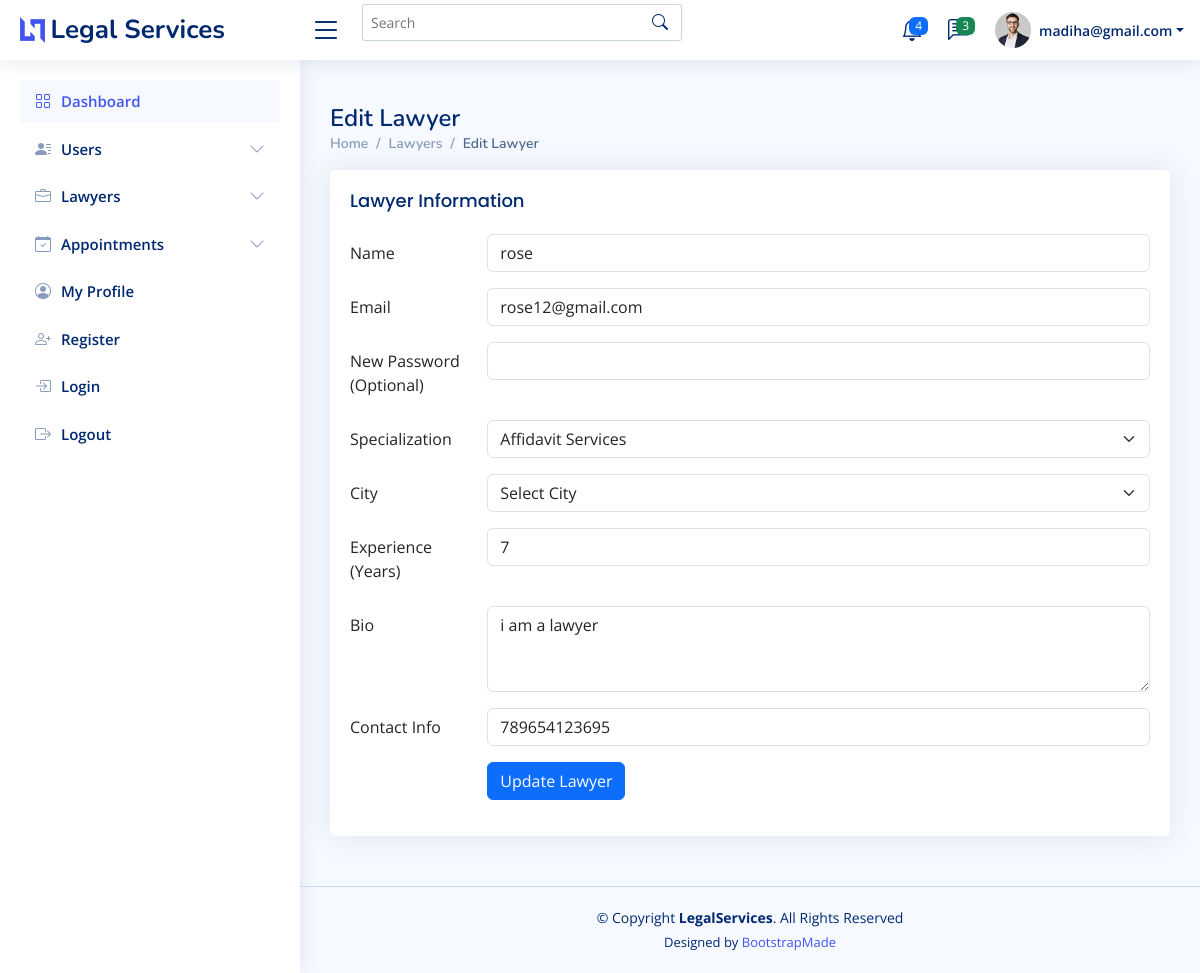
The page /admin/lawyer.edit.php?id=14 (signed in) on the database as committed earlier.
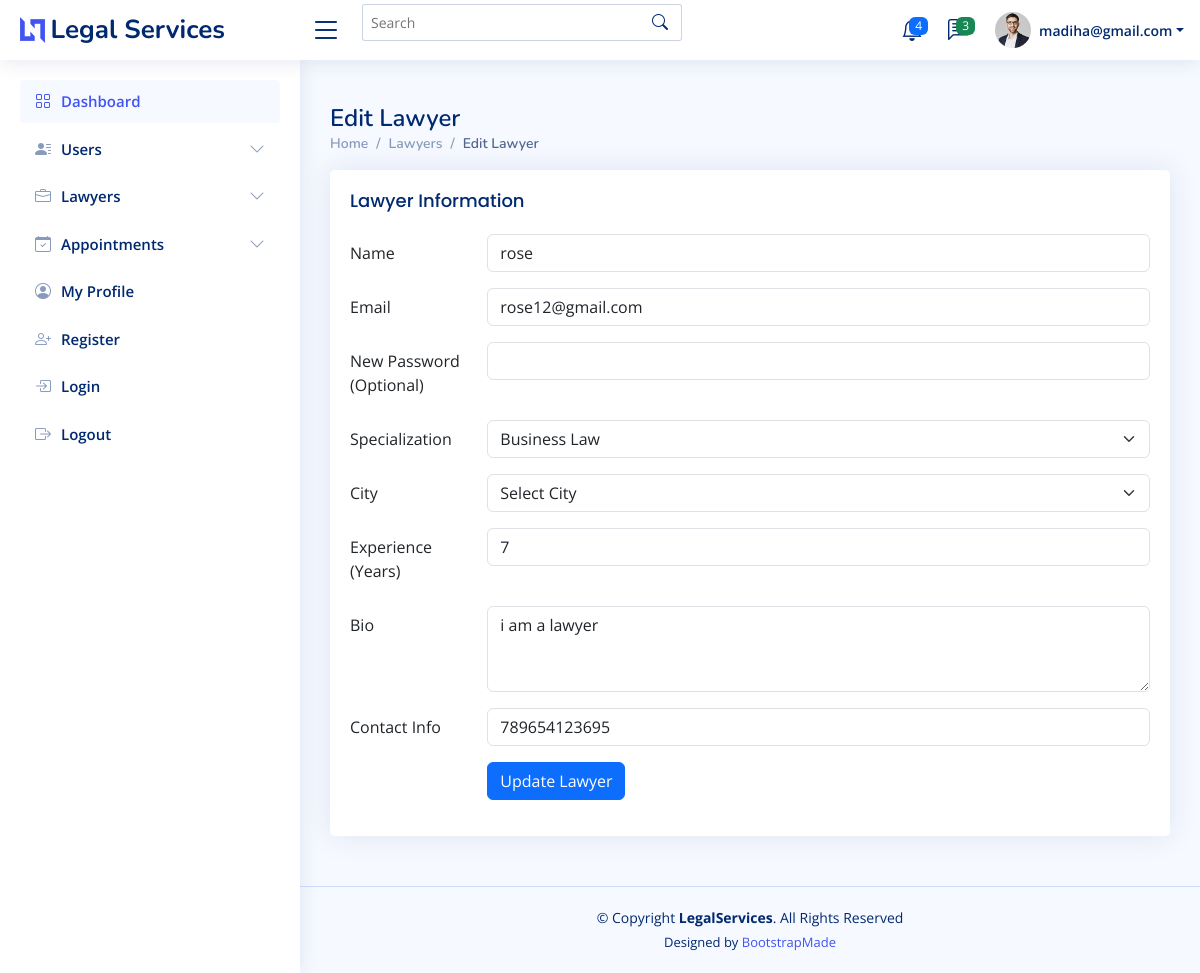
The same page on the database as committed later.
### tables this page shows
CREATE TABLE `lawyers_profile` (
  `lawyer_id` int(11) NOT NULL,
  `specialization_id` int(11) NOT NULL,
  `experience_years` int(11) DEFAULT NULL,
  `bio` text DEFAULT NULL,
  `contact_info` varchar(255) DEFAULT NULL
);

CREATE TABLE `specializations` (
  `specialization_id` int(11) NOT NULL,
  `specialization_name` varchar(100) NOT NULL,
  `service_icon` text DEFAULT NULL,
  `description` text DEFAULT NULL
);

CREATE TABLE `users` (
  `user_id` int(11) NOT NULL,
  `name` varchar(100) NOT NULL,
  `email` varchar(150) NOT NULL,
  `password` varchar(255) NOT NULL,
  `profile_photo` varchar(255) DEFAULT NULL,
  `user_type` enum('Customer','Lawyer','Admin') NOT NULL,
  `city_id` int(11) DEFAULT NULL,
  `created_at` timestamp NOT NULL DEFAULT current_timestamp(),
  `contact_info` varchar(255) DEFAULT NULL
);

### admin/lawyer.edit.php (the view, shortened to what this page needs)
<?php
include('inc.connection.php');
include('inc.header.php');
$lawyer_id = intval($_GET['id']);
$sql = "
    SELECT
        u.name, u.email,
        lp.specialization_id, u.city_id, lp.experience_years, lp.bio, lp.contact_info
    FROM users u
    JOIN lawyers_profile lp ON u.user_id = lp.lawyer_id
    WHERE u.user_id = $lawyer_id AND u.user_type = 'Lawyer'
";
$result = mysqli_query($conn, $sql);
$lawyer = mysqli_fetch_assoc($result);
$specializations = [];
$res = mysqli_query($conn, "SELECT * FROM Specializations ORDER BY specialization_name ASC");
while ($row = mysqli_fetch_assoc($res)) {
    $specializations[] = $row;
}
?>
<main id="main" class="main">
<div class="pagetitle">
  <h1>Edit Lawyer</h1>
  <nav>
    <ol class="breadcrumb">
      <li class="breadcrumb-item"><a href="index.php">Home</a></li>
      <li class="breadcrumb-item"><a href="lawyers.php">Lawyers</a></li>
      <li class="breadcrumb-item active">Edit Lawyer</li>
    </ol>
  </nav>
</div>
<section class="section">
  <div class="row">
    <div class="col-lg-12">
      <div class="card">
        <div class="card-body">
          <h5 class="card-title">Lawyer Information</h5>
          <form method="POST" action="">
            <div class="row mb-3">
              <label class="col-sm-2 col-form-label">Name</label>
              <div class="col-sm-10">
                <input type="text" name="name" class="form-control" required value="<?= htmlspecialchars($lawyer['name']) ?>">
              </div>
            </div>
            <div class="row mb-3">
              <label class="col-sm-2 col-form-label">Email</label>
              <div class="col-sm-10">
                <input type="email" name="email" class="form-control" required value="<?= htmlspecialchars($lawyer['email']) ?>">
              </div>
            </div>
            <div class="row mb-3">
              <label class="col-sm-2 col-form-label">New Password (Optional)</label>
              <div class="col-sm-10">
                <input type="password" name="password" class="form-control">
              </div>
            </div>
            <div class="row mb-3">
              <label class="col-sm-2 col-form-label">Specialization</label>
              <div class="col-sm-10">
                <select name="specialization_id" class="form-select" required>
                  <?php foreach ($specializations as $spec): ?>
                    <option value="<?= $spec['specialization_id'] ?>" <?= $lawyer['specialization_id'] == $spec['specialization_id'] ? 'selected' : '' ?>>
                      <?= htmlspecialchars($spec['specialization_name']) ?>
                    </option>
                  <?php endforeach; ?>
                </select>
              </div>
            </div>
            <div class="row mb-3">
              <label class="col-sm-2 col-form-label">City</label>
              <div class="col-sm-10">
                <select name="city_id" class="form-select" required>
                  <option value="">Select City</option>
                </select>
              </div>
            </div>
            <div class="row mb-3">
              <label class="col-sm-2 col-form-label">Experience (Years)</label>
              <div class="col-sm-10">
                <input type="number" name="experience_years" class="form-control" min="0" required value="<?= htmlspecialchars($lawyer['experience_years']) ?>">
              </div>
            </div>
            <div class="row mb-3">
              <label class="col-sm-2 col-form-label">Bio</label>
              <div class="col-sm-10">
                <textarea name="bio" class="form-control" rows="3" required><?= htmlspecialchars($lawyer['bio']) ?></textarea>
              </div>
            </div>
            <div class="row mb-3">
              <label class="col-sm-2 col-form-label">Contact Info</label>
              <div class="col-sm-10">
                <input type="text" name="contact_info" class="form-control" required value="<?= htmlspecialchars($lawyer['contact_info']) ?>">
              </div>
            </div>
            <div class="row mb-3">
              <div class="col-sm-10 offset-sm-2">
                <button type="submit" class="btn btn-primary">Update Lawyer</button>
              </div>
            </div>
          </form>
        </div>
      </div>
    </div>
  </div>
</section>
</main>
<?php include('inc.footer.php'); ?>

Rows that differ between the two databases and show on the page:
changed through a linked row, lawyers_profile "i am a lawyer": specialization_id "Affidavit Services" → "Business Law"
